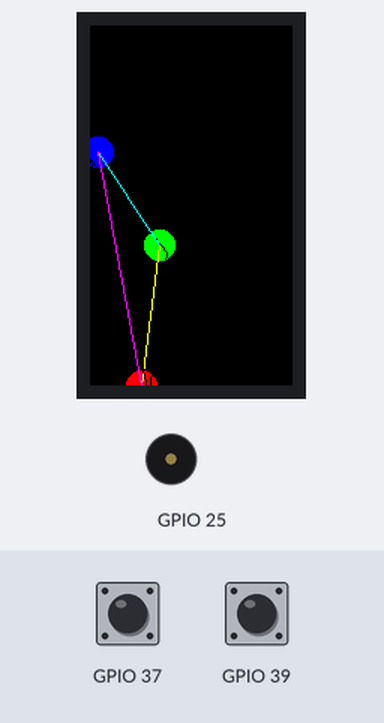
Simulated run of this program. Board: ESP32 board running MicroPython. Shown: 135×240 colour display, buzzer (waves = sounding). Inputs (shaded band) come from the test bench. Random numbers come from a fixed seed.

Above: at 1.2 s.
1.3 s: button C pressed for 0.15 s
At 1.69 s:
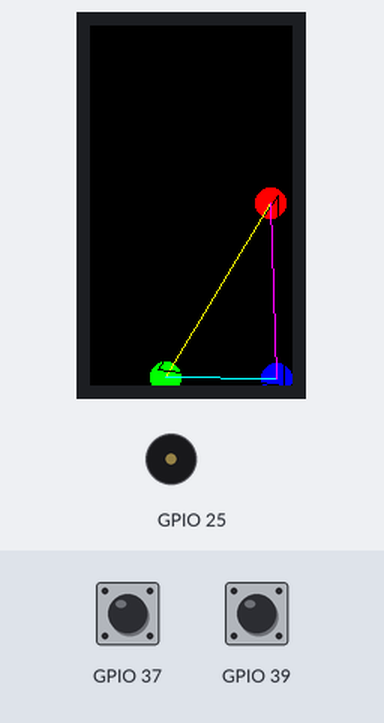
2.0 s: button A pressed for 0.15 s
At 2.61 s:
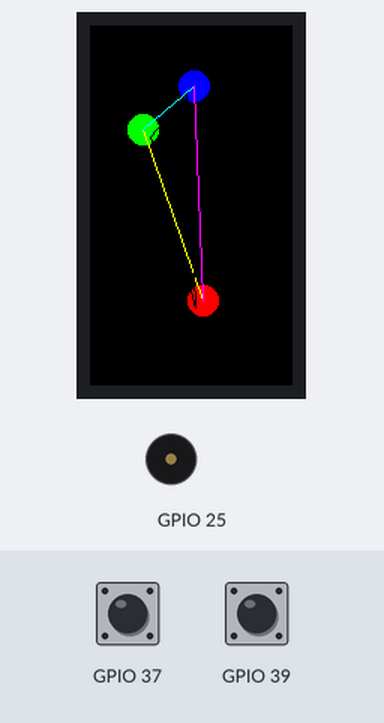
2.7 s: button C pressed for 1 s
At 2.92 s:
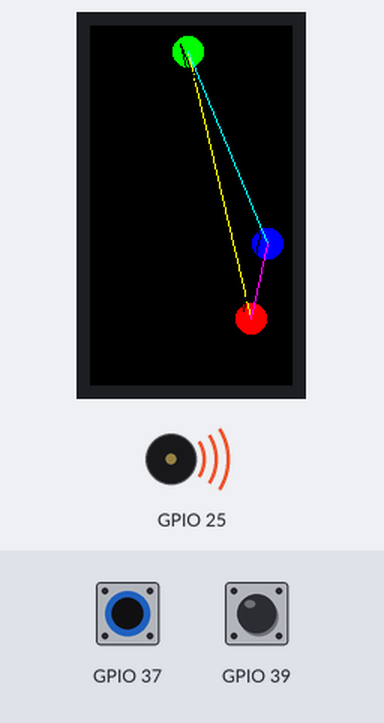
4.3 s: button A pressed for 0.15 s
At 5.07 s:
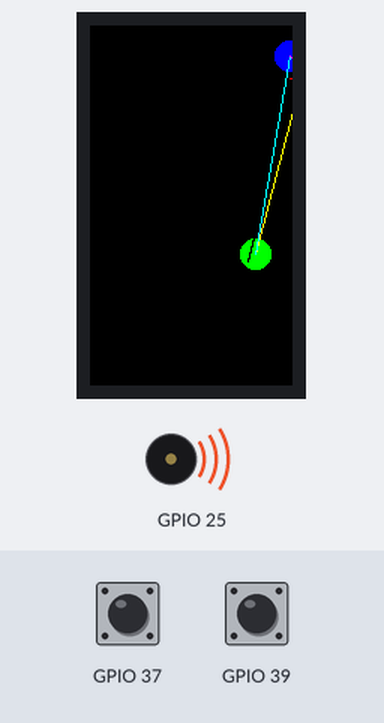
Timing chart, 0 to 6.0 s (numbered marks = the images above; inputs shaded):
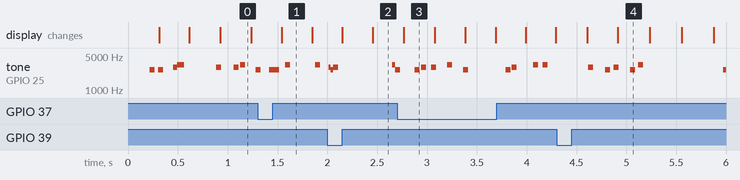

The program:

graphics.py
```python
import os, sys, io
import M5
from M5 import *
from hardware import *
import time


circle_red = None
circle_green = None
circle_blue = None
line_r_g = None
line_g_b = None
line_r_b = None


import random

x_r = None
direction = None
new_direction = None
x_r_direction = None
i = None
x_g = None
y_r_direction = None
speed = None
x_b = None
x_g_direction = None
speeds = None
y_r = None
y_g_direction = None
y_g = None
x_b_direction = None
y_b = None
y_b_direction = None

# Describe this function...
def set_position():
  global x_r, direction, new_direction, x_r_direction, i, x_g, y_r_direction, speed, x_b, x_g_direction, speeds, y_r, y_g_direction, y_g, x_b_direction, y_b, y_b_direction, circle_red, circle_green, circle_blue, line_r_g, line_g_b, line_r_b
  x_r = random.randint(5, 140)
  x_g = random.randint(5, 140)
  x_b = random.randint(5, 140)
  y_r = random.randint(5, 245)
  y_g = random.randint(5, 245)
  y_b = random.randint(5, 245)

# Describe this function...
def random_direction():
  global x_r, direction, new_direction, x_r_direction, i, x_g, y_r_direction, speed, x_b, x_g_direction, speeds, y_r, y_g_direction, y_g, x_b_direction, y_b, y_b_direction, circle_red, circle_green, circle_blue, line_r_g, line_g_b, line_r_b
  direction = random.random()
  if direction >= 0:
    new_direction = 1
  else:
    new_direction = -1
  return new_direction

# Describe this function...
def set_direction():
  global x_r, direction, new_direction, x_r_direction, i, x_g, y_r_direction, speed, x_b, x_g_direction, speeds, y_r, y_g_direction, y_g, x_b_direction, y_b, y_b_direction, circle_red, circle_green, circle_blue, line_r_g, line_g_b, line_r_b
  x_r_direction = random_direction()
  y_r_direction = random_direction()
  x_g_direction = random_direction()
  y_g_direction = random_direction()
  x_b_direction = random_direction()
  y_b_direction = random_direction()


def btnA_wasPressed_event(state):
  global circle_red, circle_green, circle_blue, line_r_g, line_g_b, line_r_b, x_r, direction, new_direction, x_r_direction, i, x_g, random, y_r_direction, speed, x_b, x_g_direction, speeds, y_r, y_g_direction, y_g, x_b_direction, y_b, y_b_direction
  set_position()
  set_direction()


def btnB_wasClicked_event(state):
  global circle_red, circle_green, circle_blue, line_r_g, line_g_b, line_r_b, x_r, direction, new_direction, x_r_direction, i, x_g, random, y_r_direction, speed, x_b, x_g_direction, speeds, y_r, y_g_direction, y_g, x_b_direction, y_b, y_b_direction
  i = (i if isinstance(i, (int, float)) else 0) + 1
  if i > 3:
    i = 1


def setup():
  global circle_red, circle_green, circle_blue, line_r_g, line_g_b, line_r_b, x_r, direction, new_direction, x_r_direction, i, x_g, random, y_r_direction, speed, x_b, x_g_direction, speeds, y_r, y_g_direction, y_g, x_b_direction, y_b, y_b_direction

  M5.begin()
  circle_red = Widgets.Circle(70, 84, 10, 0xff0000, 0xff0000)
  circle_green = Widgets.Circle(98, 136, 10, 0x00ff00, 0x00ff00)
  circle_blue = Widgets.Circle(26, 135, 10, 0x0000ff, 0x0000ff)
  line_r_g = Widgets.Line(44, 178, 94, 178, 0xffff00)
  line_g_b = Widgets.Line(64, 197, 114, 197, 0x00ffff)
  line_r_b = Widgets.Line(52, 213, 102, 213, 0xff00ff)

  BtnA.setCallback(type=BtnA.CB_TYPE.WAS_PRESSED, cb=btnA_wasPressed_event)
  BtnB.setCallback(type=BtnB.CB_TYPE.WAS_CLICKED, cb=btnB_wasClicked_event)

  i = 1
  speeds = [10, 20, 30]
  Widgets.setBrightness(5)
  Speaker.setVolumePercentage(0.25)
  x_r = 0
  x_g = 0
  x_b = 0
  y_r = 0
  y_g = 0
  y_b = 0
  direction = -1
  x_b_direction = 0
  x_g_direction = 0
  x_r_direction = 0
  y_b_direction = 0
  y_g_direction = 0
  y_r_direction = 0
  set_position()
  set_direction()


def loop():
  global circle_red, circle_green, circle_blue, line_r_g, line_g_b, line_r_b, x_r, direction, new_direction, x_r_direction, i, x_g, random, y_r_direction, speed, x_b, x_g_direction, speeds, y_r, y_g_direction, y_g, x_b_direction, y_b, y_b_direction
  M5.update()
  speed = speeds[int(i - 1)]
  circle_red.setCursor(x=x_r, y=y_r)
  circle_green.setCursor(x=x_g, y=y_g)
  circle_blue.setCursor(x=x_b, y=y_b)
  line_r_g.setPoints(x0=x_r, y0=y_r, x1=x_g, y1=y_g)
  line_g_b.setPoints(x0=x_g, y0=y_g, x1=x_b, y1=y_b)
  line_r_b.setPoints(x0=x_r, y0=y_r, x1=x_b, y1=y_b)
  x_r = (x_r if isinstance(x_r, (int, float)) else 0) + x_r_direction * 5
  y_r = (y_r if isinstance(y_r, (int, float)) else 0) + y_r_direction * 5
  x_g = (x_g if isinstance(x_g, (int, float)) else 0) + x_g_direction * 5
  y_g = (y_g if isinstance(y_g, (int, float)) else 0) + y_g_direction * 5
  x_b = (x_b if isinstance(x_b, (int, float)) else 0) + x_b_direction * 5
  y_b = (y_b if isinstance(y_b, (int, float)) else 0) + y_b_direction * 5
  if x_r >= 140 or x_r <= 0:
    Speaker.tone(2930, 50)
    x_r_direction = x_r_direction * -1
  if x_g >= 140 or x_g <= 0:
    Speaker.tone(3290, 50)
    x_g_direction = x_g_direction * -1
  if x_b >= 140 or x_b <= 0:
    Speaker.tone(2610, 50)
    x_b_direction = x_b_direction * -1
  if y_r >= 245 or y_r <= 0:
    Speaker.tone(2930, 50)
    y_r_direction = y_r_direction * -1
  if y_g >= 245 or y_g <= 0:
    Speaker.tone(3290, 50)
    y_g_direction = y_g_direction * -1
  if y_b >= 245 or y_b <= 0:
    Speaker.tone(2610, 50)
    y_b_direction = y_b_direction * -1
  time.sleep_ms(speed)


if __name__ == '__main__':
  try:
    setup()
    while True:
      loop()
  except (Exception, KeyboardInterrupt) as e:
    try:
      from utility import print_error_msg
      print_error_msg(e)
    except ImportError:
      print("please update to latest firmware")
```

Measured:
- by itself, tone on GPIO 25: plays 2930 Hz for 0.05 s, 2610 Hz for 0.05 s, 2930 Hz for 0.05 s, 2610 Hz for 0.05 s, 3290 Hz for 0.05 s, 2610 Hz for 0.03 s
